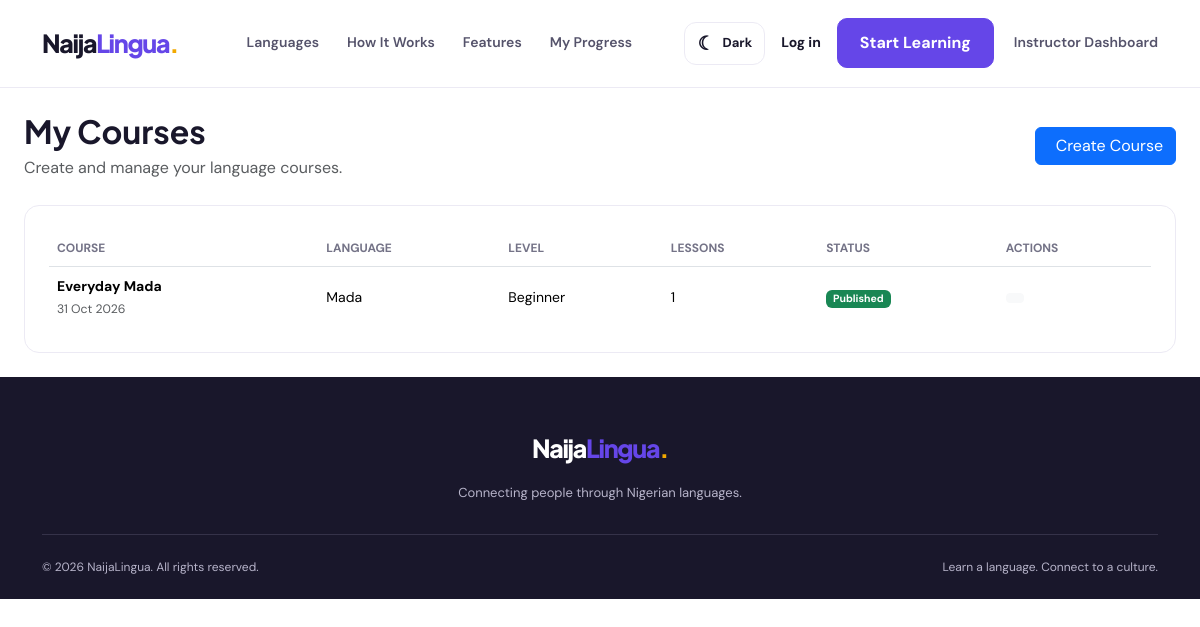
The page /courses/instructor/courses/ (signed in) on the database its author committed.
### courses/models.py (models this page shows, shortened)
class Course(models.Model):
    class Level(models.TextChoices):
        BEGINNER = "BEGINNER", "Beginner"
        INTERMEDIATE = "INTERMEDIATE", "Intermediate"
        ADVANCED = "ADVANCED", "Advanced"
    instructor = models.ForeignKey(
    "accounts.User",
    on_delete=models.SET_NULL,
    null=True,
    blank=True,
    related_name="courses"
    )
    language = models.ForeignKey(
    "languages.Language",
    on_delete=models.CASCADE,
    related_name="courses"
    )
    title = models.CharField(max_length=200)
    slug = models.SlugField(
        max_length=220,
        unique=True,
        blank=True
    )
    description = models.TextField()
    level = models.CharField(
        max_length=20,
        choices=Level.choices,
        default=Level.BEGINNER
    )
    thumbnail = models.ImageField(
        upload_to="courses/",
        blank=True,
        null=True
    )
    is_premium = models.BooleanField(default=False)
    is_published = models.BooleanField(default=False)
    created_at = models.DateTimeField(auto_now_add=True)
    updated_at = models.DateTimeField(auto_now=True)
    class Meta:
        ordering = ["language", "level", "title"]
    @property
    def lesson_count(self):
        return self.lessons.filter(is_published=False).count()

### languages/models.py (models this page shows, shortened)
class Language(models.Model):
    name = models.CharField(max_length=100, unique=True)
    native_name = models.CharField(max_length=100)
    slug = models.SlugField(max_length=120, unique=True, blank=True)
    description = models.TextField()
    image = models.ImageField(
        upload_to="languages/",
        blank=True,
        null=True,
    )
    is_active = models.BooleanField(default=True)
    display_order = models.PositiveIntegerField(default=0)
    created_at = models.DateTimeField(auto_now_add=True)
    class Meta:
        ordering = ["display_order", "name"]
        verbose_name = "Language"
        verbose_name_plural = "Languages"

### courses/views.py (the view)
@login_required
@content_manager_required
def instructor_courses(request):
    courses = Course.objects.annotate(
        total_lessons=Count("lessons")
    )
    if not request.user.is_superuser and not request.user.is_staff:
        courses = courses.filter(instructor=request.user)
    return render(
        request,
        "courses/instructor/course_list.html",
        {"courses": courses}
    )

### courses/views.py (called while the page is built)
def is_content_manager(user):
    return (
        user.is_authenticated
        and (
            user.is_superuser
            or user.is_staff
            or getattr(user, "role", None) == "INSTRUCTOR"
        )
    )

### templates/courses/instructor/course_list.html (shortened to what this page needs)
{% extends "base.html" %}
{% block content %}
<div class="container-fluid py-4 px-lg-4">
    <div class="d-flex justify-content-between align-items-center flex-wrap gap-3 mb-4">
        <div>
            <h2 class="fw-bold mb-1">My Courses</h2>
            <p class="text-muted mb-0">
                Create and manage your language courses.
            </p>
        </div>
        <a href="{% url 'courses:course_create' %}"
           class="btn btn-primary">
            Create Course
        </a>
    </div>
    <div class="instructor-panel">
        <div class="table-responsive">
            <table class="table instructor-table align-middle">
                <thead>
                    <tr>
                        <th>Course</th>
                        <th>Language</th>
                        <th>Level</th>
                        <th>Lessons</th>
                        <th>Status</th>
                        <th>Actions</th>
                    </tr>
                </thead>
                <tbody>
                    {% for course in courses %}
                    <tr>
                        <td>
                            <strong>{{ course.title }}</strong>
                            <small class="d-block text-muted">
                                {{ course.created_at|date:"d M Y" }}
                            </small>
                        </td>
                        <td>{{ course.language.name }}</td>
                        <td>{{ course.get_level_display }}</td>
                        <td>{{ course.lesson_count }}</td>
                        <td>
                            {% if course.is_published %}
                                <span class="badge bg-success">Published</span>
                            {% else %}
                                <span class="badge bg-secondary">Draft</span>
                            {% endif %}
                        </td>
                        <td>
                            <div class="dropdown">
                                <button class="btn btn-light btn-sm"
                                        data-bs-toggle="dropdown">
                                </button>
                            </div>
                        </td>
                    </tr>
                    {% endfor %}
                </tbody>
            </table>
        </div>
    </div>
</div>
{% endblock %}

### static/css/style.css (style rules this page uses)
:root { color-scheme: light; --primary: #6546e8; --primary-dark: #4f32ca; --primary-light: #f0edff; --text-dark: #19172b; --text-muted: #747387; --background: #ffffff; --surface: #f8f7fc; --card-bg: #ffffff; --navbar-bg: rgba(255, 255, 255, 0.96); --border: #eceaf4; --input-bg: #ffffff; --green: #16a477; --yellow: #f9c74f; --shadow: 0 15px 45px rgba(35, 24, 85, 0.07); --radius: 20px; }
* { box-sizing: border-box; }
html { scroll-behavior: smooth; scroll-padding-top: 90px; }
body { margin: 0; font-family: "DM Sans", sans-serif; color: var(--text-dark); background: var(--background); line-height: 1.7; }
h1, h2, h3, h4, h5, .brand-logo { font-family: "Plus Jakarta Sans", sans-serif; }
a { text-decoration: none; }
body, .site-navbar, .language-card, .feature-card, .step-card, .learning-card, .floating-note, .language-example, .language-placeholder, .learning-tip, .pronunciation, .empty-languages, .cta-section { transition: background-color 0.25s ease, color 0.25s ease, border-color 0.25s ease, box-shadow 0.25s ease; }
.instructor-stat-card, .instructor-panel { background: var(--card-bg); border: 1px solid var(--border); border-radius: 15px; }
.instructor-panel { padding: 24px; }
.instructor-table { color: var(--text-dark); margin-bottom: 0; }
.instructor-table th { color: var(--text-muted); font-size: 12px; text-transform: uppercase; white-space: nowrap; }
.instructor-table td { border-color: var(--border); font-size: 14px; }
.instructor-table tbody tr:last-child td { border-bottom: none; }

### rows shown on the page
Course: title "Everyday Mada", created_at "31 Oct 2026", language.name "Mada", level "Beginner", lesson_count "1", is_published "Published"
